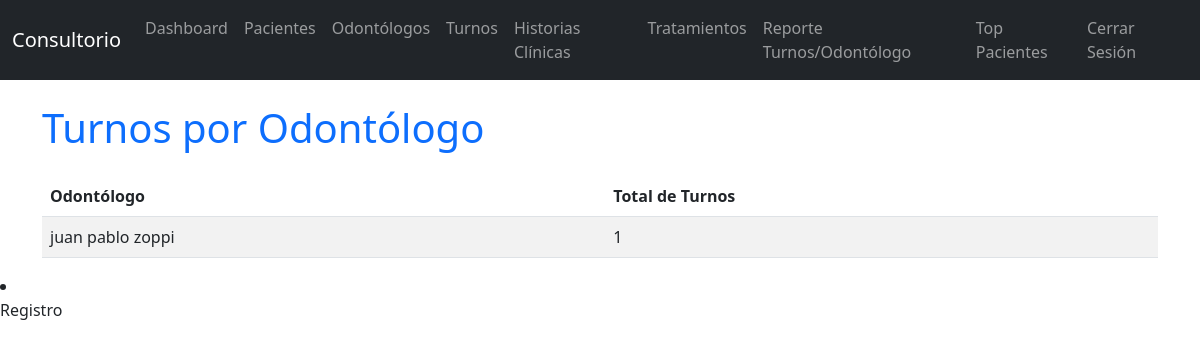
Page /reporte_turnos_por_odontologo on the committed database.
### app/models.py (models this page shows)
class Odontologo(db.Model):
    id = db.Column(db.Integer, primary_key=True)
    nombre = db.Column(db.String(50), nullable=False)
    apellido = db.Column(db.String(50), nullable=False)
    especialidad = db.Column(db.String(100), nullable=False)
    turnos = db.relationship('Turno', backref='odontologo', lazy=True)

### app/routes.py (the view)
@app.route('/reporte_turnos_por_odontologo')
def reporte_turnos_por_odontologo():
    reporte = db.session.query(
        Odontologo.nombre,
        Odontologo.apellido,
        func.count(Turno.id)
    ).join(Turno).group_by(Odontologo.id).all()
    return render_template('reporte_turnos_odontologo.html', reporte=reporte)

### app/templates/reporte_turnos_odontologo.html (shortened to what this page needs)
{% extends "base.html" %}
{% block content %}
<h1 class="text-primary mb-4">Turnos por Odontólogo</h1>
<table class="table table-striped">
    <thead>
        <tr>
            <th>Odontólogo</th>
            <th>Total de Turnos</th>
        </tr>
    </thead>
    <tbody>
        {% for nombre, apellido, cantidad in reporte %}
        <tr>
            <td>{{ nombre }} {{ apellido }}</td>
            <td>{{ cantidad }}</td>
        </tr>
        {% endfor %}
    </tbody>
</table>
{% endblock %}

### rows in the picture
Odontologo: nombre "juan pablo", apellido "zoppi", id "1"
